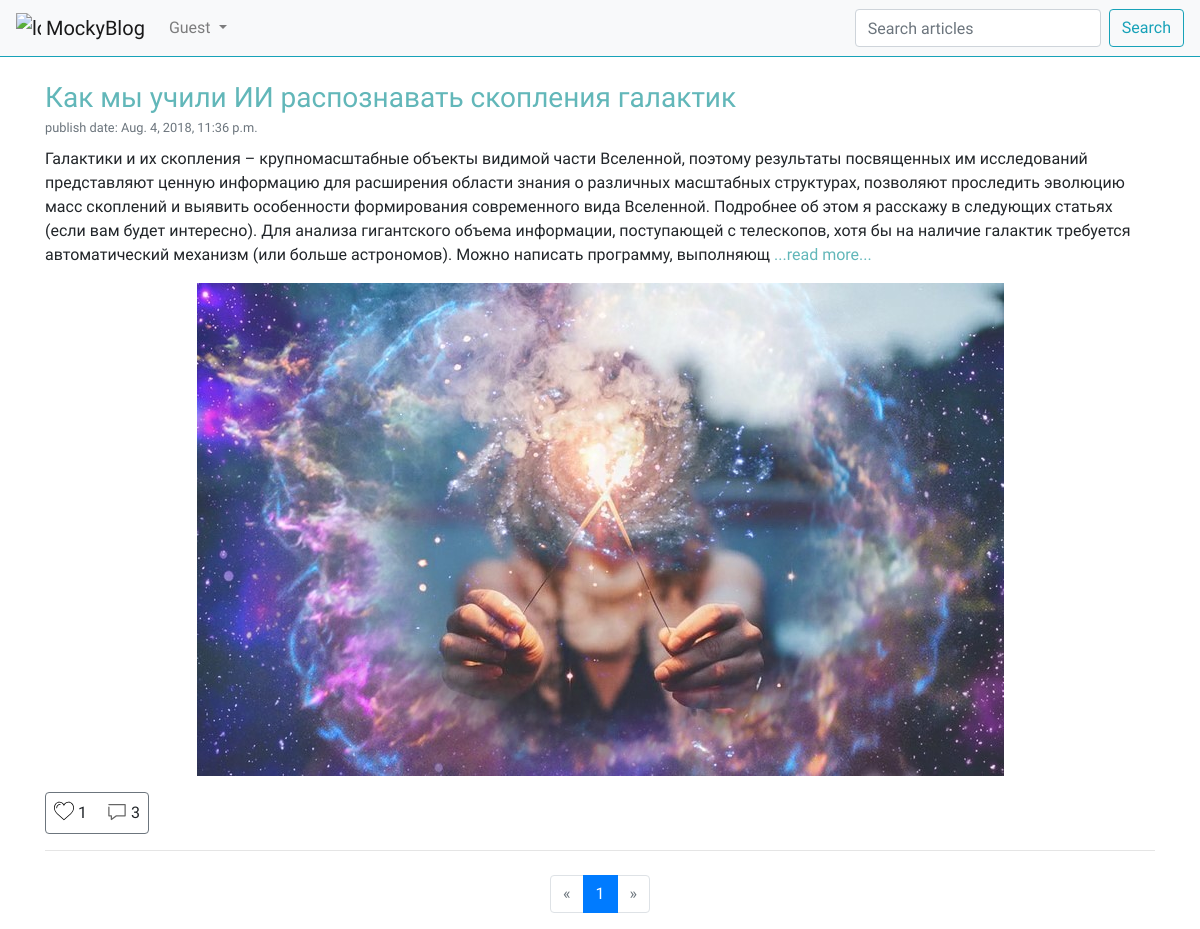
The app's page /, older data.
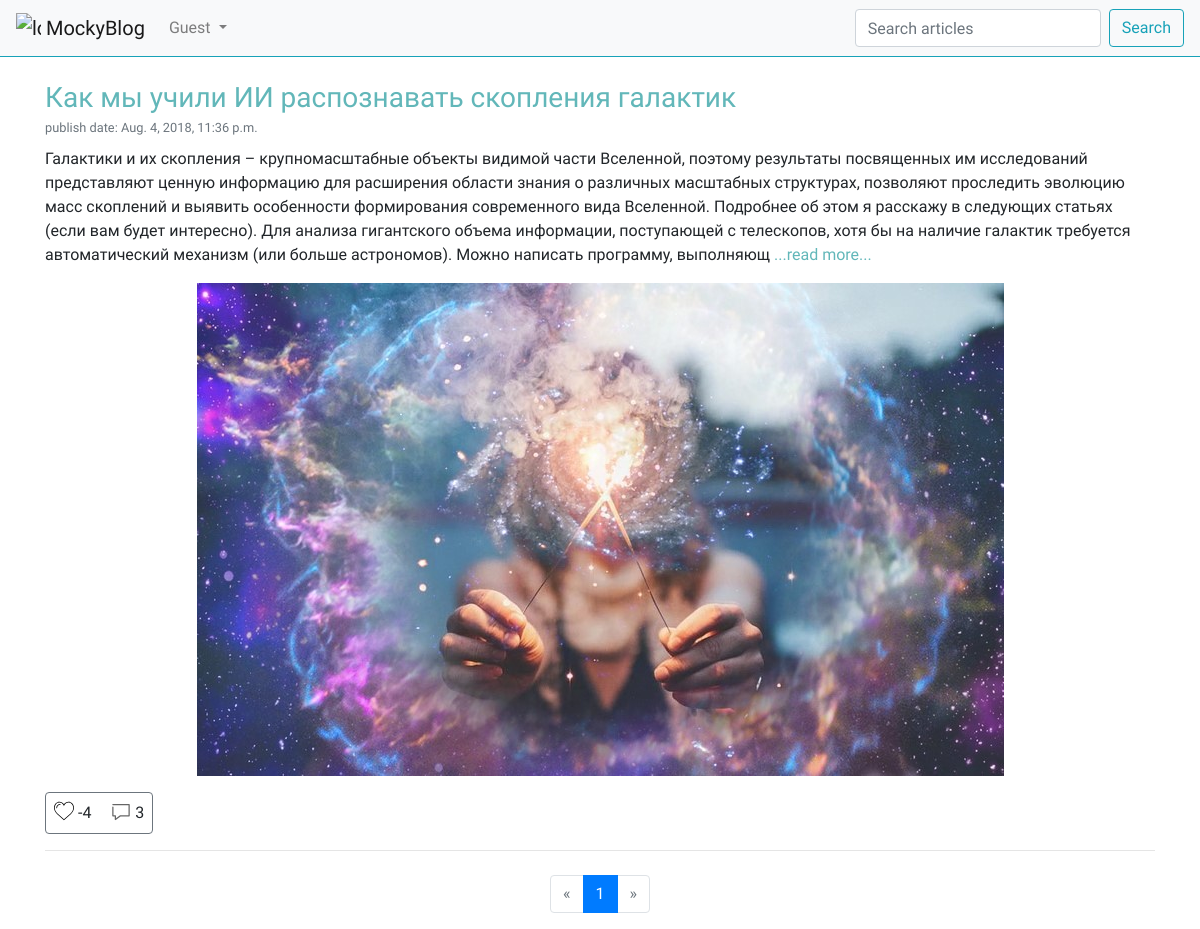
The same page, newer data.
### article/models.py (models this page shows, shortened)
class Article(models.Model):
    class Meta:
        db_table = "Article"
    article_title = models.CharField(max_length=200)
    article_text = models.TextField()
    article_date = models.DateTimeField(null=True)
    article_likes = models.IntegerField(default=0)
    article_image = models.ImageField(null=True, blank=False, upload_to="images/",
                                      verbose_name="image")

### article/views.py (the view)
# urls.py: url(r'^page/(\d+)/$', views.articles, name="post_with_pages"),
def articles(request, page_number=1):
    all_articles = Article.objects.all()[::-1]
    current_page = Paginator(all_articles, 3)
    return render(request, template_name='article/articles.html',
                  context={
                      'articles': current_page.page(page_number),
                      'user': auth.get_user(request),
                      'cookies': request.COOKIES
                  })

### article/templatetags/poll_extras.py (called while the page is built)
@register.filter(name='get_comments_length')
def get_comments_length(value):
    obj = len(Comment.objects.filter(comments_article=value))
    return obj

@register.filter(name='format_str')
def format_str(value, username):
    return "{0}:{1}".format(value, username)

@register.filter(name='is_liked')
def is_liked(value, cookies_val):
    return True if str(value) in cookies_val else False

### article/templates/article/articles.html (shortened to what the changed rows need)
{% extends 'index.html' %}
{% load static %}
{% load poll_extras %}
{% block article %}
    <main>
        {% if search_res %}
            <div class="container mt-4">
                {% for article in search_res %}
                    <h3 class="mb-0 pb-0">
                        <a style="color: #62B7B9" href="/article/{{ article.id }}/">{{ article.article_title }}</a>
                    </h3>
                    <small class="text-muted mt-0 pt-0">publish date: {{ article.article_date }}</small>
                    <div class="article_text mt-2 mb-0">
                        {% if article.article_text|length < 600 %}
                            <p> {{ article.article_text }}</p>
                        {% else %}
                            <p>
                                {{ article.article_text|slice:"0:600" }}
                                <a style="color: #62B7B9" href="/article/{{ article.id }}/">...read more...</a>
                            </p>
                        {% endif %}
                    </div>
                    <div class="d-flex justify-content-center article_image">
                        <img style="max-width: 100%;height: auto;" src="{{ article.article_image.url }}" alt="">
                    </div>
                    <div class="border border-secondary rounded mt-3 px-2 py-2" style="width: fit-content">
                        {% if request.user.username %}
                            <a class="" style="text-decoration: none" href="/article/addlike/{{ article.id }}/">
                                {% if article.id|format_str:request.user.username|is_liked:request.COOKIES %}
                                    <img style="margin-top: -4px;" src="{% static "liked.svg" %}" alt="likes" width="20">
                                {% else %}
                                    <img style="margin-top: -4px;" src='{% static "likes.svg" %}' width="20" alt="likes">
                                {% endif %}
                            </a>
                            {{ article.article_likes }}
                            <div class="d-inline ml-3">
                            <img style="opacity: 0.6;margin-top: -3px;" src="{% static "comments.svg" %}" width="20"
                                 alt="">
                            {{ article.id|get_comments_length }}
                        </div>
                        {% else %}
                            {% if article.id|format_str:request.user.username|is_liked:request.COOKIES %}
                                <img style="margin-top: -4px;" src="{% static "liked.svg" %}" alt="likes" width="20">
                            {% else %}
                                <img style="margin-top: -4px;" src='{% static "likes.svg" %}' width="20" alt="likes">
                            {% endif %}
                            {{ article.article_likes }}
                            <div class="d-inline ml-3">
                            <img style="opacity: 0.6;margin-top: -3px;" src="{% static "comments.svg" %}" width="20"
                                 alt="">
                            {{ article.id|get_comments_length }}
                        </div>
                        {% endif %}
                    </div>
                    <hr>
                {% endfor %}
            </div>
            <div class="container mt-4">
                <nav aria-label="Page navigation">
                    <ul class="pagination justify-content-center">
                        {% if search_res.has_previous %}
                            <li class="page-item">
                                <a class="page-link" href="/find/{{ search_res.previous_page_number }}/?q={{ q }}"
                                   aria-label="Previous">
                                    <span aria-hidden="true">&laquo;</span>
                                    <span class="sr-only">Previous</span>
                                </a>
                            </li>
                        {% else %}
                            <li class="page-item disabled">
                                <a class="page-link" href="" aria-label="Previous">
                                    <span aria-hidden="true">&laquo;</span>
                                    <span class="sr-only">Previous</span>
                                </a>
                            </li>
                        {% endif %}
                        {% for page in search_res.paginator.page_range %}
                            {% if page == search_res.number %}
                                <li class="page-item active">
                                    <a class="page-link" href="/find/{{ page }}//?q={{ q }}">
                                        {{ page }}
                                        <span class="sr-only">(current)</span>
                                    </a>
                                </li>
                            {% else %}
                                <li class="page-item"><a href="/find/{{ page }}/?q={{ q }}"
                                                         class="page-link">{{ page }}</a></li>
                            {% endif %}
                        {% endfor %}
                        {% if search_res.has_next %}
                            <li class="page-item">
                                <a class="page-link"
                                   href="/find/{{ search_res.next_page_number }}/?q={{ q }}">&raquo;</a>
                            </li>
                        {% else %}
                            <li class="page-item disabled">
                                <a class="page-link" href="">&raquo;</a>
                            </li>
                        {% endif %}
                    </ul>
                </nav>
            </div>
        {% else %}
            <div class="container mt-4">
                {% for article in articles %}
                    <h3 class="mb-0 pb-0">
                        <a style="color: #62B7B9" href="/article/{{ article.id }}/">{{ article.article_title }}</a>
                    </h3>
                    <small class="text-muted mt-0 pt-0">publish date: {{ article.article_date }}</small>
                    <div class="article_text mt-2 mb-0">
                        {% if article.article_text|length < 600 %}
                            <p> {{ article.article_text }}</p>
                        {% else %}
                            <p>
                                {{ article.article_text|slice:"0:600" }}
                                <a style="color: #62B7B9" href="/article/{{ article.id }}">...read more...</a>
                            </p>
                        {% endif %}
                    </div>
                    <div class="d-flex justify-content-center article_image">
                        <img style="max-width: 100%;height: auto;" src="{{ article.article_image.url }}" alt="">
                    </div>
                    <div class="border border-secondary rounded mt-3 px-2 py-2" style="width: fit-content">
                        {% if request.user.username %}
                            <a class="" style="text-decoration: none" href="/article/addlike/{{ article.id }}/">
                                {% if article.id|format_str:request.user.username|is_liked:request.COOKIES %}
                                    <img style="margin-top: -4px;" src="{% static "liked.svg" %}" alt="likes" width="20">
                                {% else %}
                                    <img style="margin-top: -4px;" src='{% static "likes.svg" %}' width="20" alt="likes">
                                {% endif %}
                            </a>
                            {{ article.article_likes }}
                            <div class="d-inline ml-3">
                            <img style="opacity: 0.6;margin-top: -3px;" src="{% static "comments.svg" %}" width="20"
                                 alt="">
                            {{ article.id|get_comments_length }}
                        </div>
                        {% else %}
                            {% if article.id|format_str:request.user.username|is_liked:request.COOKIES %}
                                <img style="margin-top: -4px;" src="{% static "liked.svg" %}" alt="likes" width="20">
                            {% else %}
                                <img style="margin-top: -4px;" src='{% static "likes.svg" %}' width="20" alt="likes">
                            {% endif %}
                            {{ article.article_likes }}
                            <div class="d-inline ml-3">
                            <img style="opacity: 0.6;margin-top: -3px;" src="{% static "comments.svg" %}" width="20"
                                 alt="">
                            {{ article.id|get_comments_length }}
                        </div>
                        {% endif %}
                    </div>
                    <hr>
                {% endfor %}
            </div>
        {% endif %}
    </main>
{% endblock %}

Row changes from the older to the newer data that the page shows:
changed Article "Как мы учили ИИ распознавать скопления галактик": article_likes "1" → "-4"
